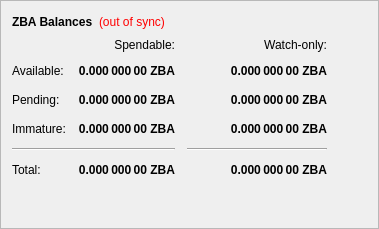
        <widget class="QFrame" name="frame">
         <property name="frameShape">
          <enum>QFrame::StyledPanel</enum>
         </property>
         <property name="frameShadow">
          <enum>QFrame::Raised</enum>
         </property>
         <layout class="QVBoxLayout" name="verticalLayout_4">
          <item>
           <layout class="QHBoxLayout" name="horizontalLayout_4">
            <item>
             <widget class="QLabel" name="label_5">
              <property name="font">
               <font>
                <weight>75</weight>
                <bold>true</bold>
               </font>
              </property>
              <property name="text">
               <string>ZBA Balances</string>
              </property>
             </widget>
            </item>
            <item>
             <widget class="QLabel" name="labelWalletStatus">
              <property name="cursor">
               <cursorShape>WhatsThisCursor</cursorShape>
              </property>
              <property name="toolTip">
               <string>The displayed information may be out of date. Your wallet automatically synchronizes with the Zoomba network after a connection is established, but this process has not completed yet.</string>
              </property>
              <property name="styleSheet">
               <string notr="true">QLabel { color: red; }</string>
              </property>
              <property name="text">
               <string notr="true">(out of sync)</string>
              </property>
              <property name="alignment">
               <set>Qt::AlignLeading|Qt::AlignLeft|Qt::AlignVCenter</set>
              </property>
             </widget>
            </item>
            <item>
             <spacer name="horizontalSpacer_3">
              <property name="orientation">
               <enum>Qt::Horizontal</enum>
              </property>
              <property name="sizeHint" stdset="0">
               <size>
                <width>40</width>
                <height>20</height>
               </size>
              </property>
             </spacer>
            </item>
           </layout>
          </item>
          <item>
           <layout class="QGridLayout" name="gridLayout">
            <property name="spacing">
             <number>12</number>
            </property>
            <item row="2" column="2">
             <widget class="QLabel" name="labelWatchPending">
              <property name="font">
               <font>
                <weight>75</weight>
                <bold>true</bold>
               </font>
              </property>
              <property name="cursor">
               <cursorShape>IBeamCursor</cursorShape>
              </property>
              <property name="toolTip">
               <string>Unconfirmed transactions to watch-only addresses</string>
              </property>
              <property name="text">
               <string notr="true">0.000 000 00 ZBA</string>
              </property>
              <property name="alignment">
               <set>Qt::AlignRight|Qt::AlignTrailing|Qt::AlignVCenter</set>
              </property>
              <property name="textInteractionFlags">
               <set>Qt::LinksAccessibleByMouse|Qt::TextSelectableByKeyboard|Qt::TextSelectableByMouse</set>
              </property>
             </widget>
            </item>
            <item row="2" column="1">
             <widget class="QLabel" name="labelUnconfirmed">
              <property name="font">
               <font>
                <weight>75</weight>
                <bold>true</bold>
               </font>
              </property>
              <property name="cursor">
               <cursorShape>IBeamCursor</cursorShape>
              </property>
              <property name="toolTip">
               <string>Total of transactions that have yet to be confirmed, and do not yet count toward the spendable balance</string>
              </property>
              <property name="text">
               <string notr="true">0.000 000 00 ZBA</string>
              </property>
              <property name="alignment">
               <set>Qt::AlignRight|Qt::AlignTrailing|Qt::AlignVCenter</set>
              </property>
              <property name="textInteractionFlags">
               <set>Qt::LinksAccessibleByMouse|Qt::TextSelectableByKeyboard|Qt::TextSelectableByMouse</set>
              </property>
             </widget>
            </item>
            <item row="3" column="2">
             <widget class="QLabel" name="labelWatchImmature">
              <property name="font">
               <font>
                <weight>75</weight>
                <bold>true</bold>
               </font>
              </property>
              <property name="cursor">
               <cursorShape>IBeamCursor</cursorShape>
              </property>
              <property name="toolTip">
               <string>Staked or masternode rewards in watch-only addresses that has not yet matured</string>
              </property>
              <property name="text">
               <string notr="true">0.000 000 00 ZBA</string>
              </property>
              <property name="alignment">
               <set>Qt::AlignRight|Qt::AlignTrailing|Qt::AlignVCenter</set>
              </property>
              <property name="textInteractionFlags">
               <set>Qt::LinksAccessibleByMouse|Qt::TextSelectableByKeyboard|Qt::TextSelectableByMouse</set>
              </property>
             </widget>
            </item>
            <item row="4" column="0" colspan="2">
             <widget class="Line" name="lineSpendableBalance">
              <property name="orientation">
               <enum>Qt::Horizontal</enum>
              </property>
             </widget>
            </item>
            <item row="4" column="2">
             <widget class="Line" name="lineWatchBalance">
              <property name="sizePolicy">
               <sizepolicy hsizetype="Preferred" vsizetype="Fixed">
                <horstretch>0</horstretch>
                <verstretch>0</verstretch>
               </sizepolicy>
              </property>
              <property name="minimumSize">
               <size>
                <width>140</width>
                <height>0</height>
               </size>
              </property>
              <property name="orientation">
               <enum>Qt::Horizontal</enum>
              </property>
             </widget>
            </item>
            <item row="5" column="0">
             <widget class="QLabel" name="labelTotalText">
              <property name="text">
               <string>Total:</string>
              </property>
             </widget>
            </item>
            <item row="3" column="1">
             <widget class="QLabel" name="labelImmature">
              <property name="font">
               <font>
                <weight>75</weight>
                <bold>true</bold>
               </font>
              </property>
              <property name="cursor">
               <cursorShape>IBeamCursor</cursorShape>
              </property>
              <property name="toolTip">
               <string>Staked or masternode rewards that has not yet matured</string>
              </property>
              <property name="text">
               <string notr="true">0.000 000 00 ZBA</string>
              </property>
              <property name="alignment">
               <set>Qt::AlignRight|Qt::AlignTrailing|Qt::AlignVCenter</set>
              </property>
              <property name="textInteractionFlags">
               <set>Qt::LinksAccessibleByMouse|Qt::TextSelectableByKeyboard|Qt::TextSelectableByMouse</set>
              </property>
             </widget>
            </item>
            <item row="2" column="3">
             <spacer name="horizontalSpacer_2">
              <property name="orientation">
               <enum>Qt::Horizontal</enum>
              </property>
              <property name="sizeHint" stdset="0">
               <size>
                <width>40</width>
                <height>20</height>
               </size>
              </property>
             </spacer>
            </item>
            <item row="3" column="0">
             <widget class="QLabel" name="labelImmatureText">
              <property name="text">
               <string>Immature:</string>
              </property>
             </widget>
            </item>
            <item row="5" column="1">
             <widget class="QLabel" name="labelTotal">
              <property name="font">
               <font>
                <weight>75</weight>
                <bold>true</bold>
               </font>
              </property>
              <property name="cursor">
               <cursorShape>IBeamCursor</cursorShape>
              </property>
              <property name="toolTip">
               <string>Your current total balance</string>
              </property>
              <property name="text">
               <string notr="true">0.000 000 00 ZBA</string>
              </property>
              <property name="alignment">
               <set>Qt::AlignRight|Qt::AlignTrailing|Qt::AlignVCenter</set>
              </property>
              <property name="textInteractionFlags">
               <set>Qt::LinksAccessibleByMouse|Qt::TextSelectableByKeyboard|Qt::TextSelectableByMouse</set>
              </property>
             </widget>
            </item>
            <item row="5" column="2">
             <widget class="QLabel" name="labelWatchTotal">
              <property name="font">
               <font>
                <weight>75</weight>
                <bold>true</bold>
               </font>
              </property>
              <property name="cursor">
               <cursorShape>IBeamCursor</cursorShape>
              </property>
              <property name="toolTip">
               <string>Current total balance in watch-only addresses</string>
              </property>
              <property name="text">
               <string notr="true">0.000 000 00 ZBA</string>
              </property>
              <property name="alignment">
               <set>Qt::AlignRight|Qt::AlignTrailing|Qt::AlignVCenter</set>
              </property>
              <property name="textInteractionFlags">
               <set>Qt::LinksAccessibleByMouse|Qt::TextSelectableByKeyboard|Qt::TextSelectableByMouse</set>
              </property>
             </widget>
            </item>
            <item row="0" column="2">
             <widget class="QLabel" name="labelWatchonly">
              <property name="text">
               <string>Watch-only:</string>
              </property>
              <property name="alignment">
               <set>Qt::AlignRight|Qt::AlignTrailing|Qt::AlignVCenter</set>
              </property>
             </widget>
            </item>
            <item row="1" column="0">
             <widget class="QLabel" name="labelBalanceText">
              <property name="text">
               <string>Available:</string>
              </property>
             </widget>
            </item>
            <item row="1" column="1">
             <widget class="QLabel" name="labelBalance">
              <property name="font">
               <font>
                <weight>75</weight>
                <bold>true</bold>
               </font>
              </property>
              <property name="cursor">
               <cursorShape>IBeamCursor</cursorShape>
              </property>
              <property name="toolTip">
               <string>Your current spendable balance</string>
              </property>
              <property name="text">
               <string notr="true">0.000 000 00 ZBA</string>
              </property>
              <property name="alignment">
               <set>Qt::AlignRight|Qt::AlignTrailing|Qt::AlignVCenter</set>
              </property>
              <property name="textInteractionFlags">
               <set>Qt::LinksAccessibleByMouse|Qt::TextSelectableByKeyboard|Qt::TextSelectableByMouse</set>
              </property>
             </widget>
            </item>
            <item row="1" column="2">
             <widget class="QLabel" name="labelWatchAvailable">
              <property name="font">
               <font>
                <weight>75</weight>
                <bold>true</bold>
               </font>
              </property>
              <property name="cursor">
               <cursorShape>IBeamCursor</cursorShape>
              </property>
              <property name="toolTip">
               <string>Your current balance in watch-only addresses</string>
              </property>
              <property name="text">
               <string notr="true">0.000 000 00 ZBA</string>
              </property>
              <property name="alignment">
               <set>Qt::AlignRight|Qt::AlignTrailing|Qt::AlignVCenter</set>
              </property>
              <property name="textInteractionFlags">
               <set>Qt::LinksAccessibleByMouse|Qt::TextSelectableByKeyboard|Qt::TextSelectableByMouse</set>
              </property>
             </widget>
            </item>
            <item row="2" column="0">
             <widget class="QLabel" name="labelPendingText">
              <property name="text">
               <string>Pending:</string>
              </property>
             </widget>
            </item>
            <item row="0" column="1">
             <widget class="QLabel" name="labelSpendable">
              <property name="text">
               <string>Spendable:</string>
              </property>
              <property name="alignment">
               <set>Qt::AlignRight|Qt::AlignTrailing|Qt::AlignVCenter</set>
              </property>
             </widget>
            </item>
           </layout>
          </item>
          <item>
           <spacer name="verticalSpacer_4">
            <property name="orientation">
             <enum>Qt::Vertical</enum>
            </property>
            <property name="sizeHint" stdset="0">
             <size>
              <width>20</width>
              <height>40</height>
             </size>
            </property>
           </spacer>
          </item>
         </layout>
        </widget>
